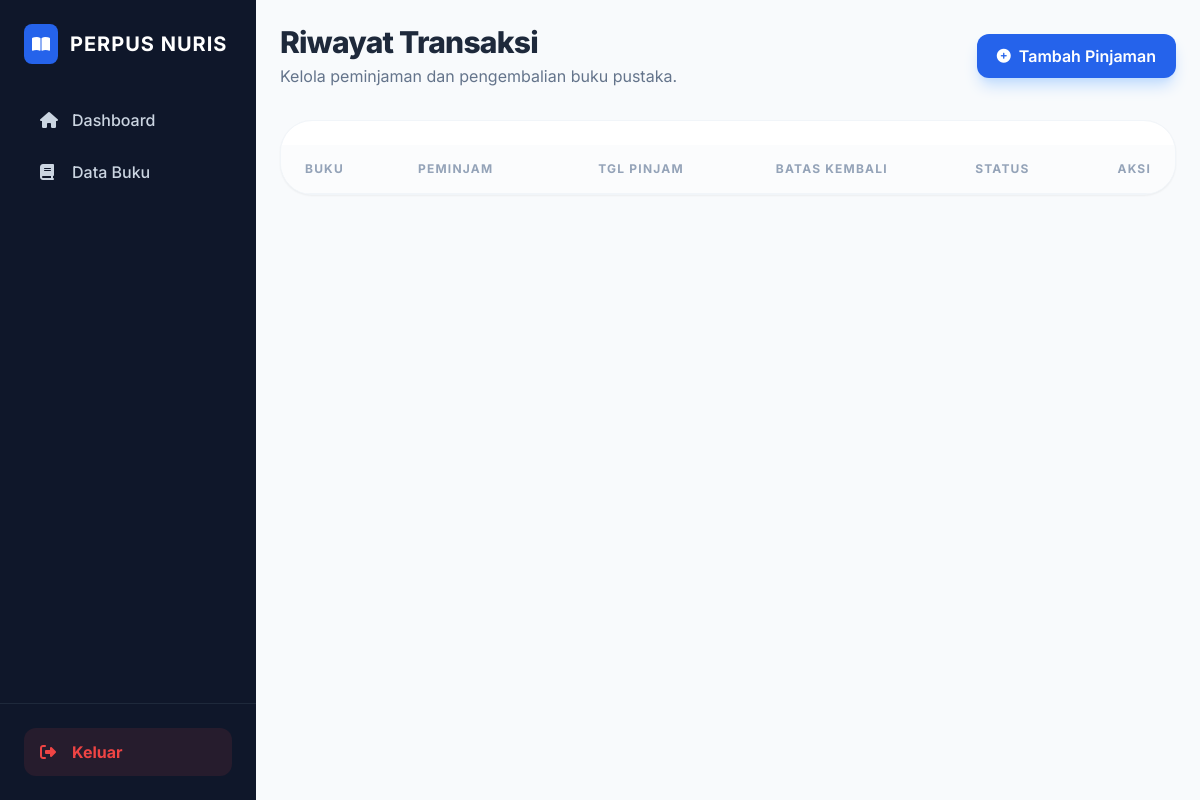
/pages/transaksi/index.php, run on an earlier commit of the app's database.
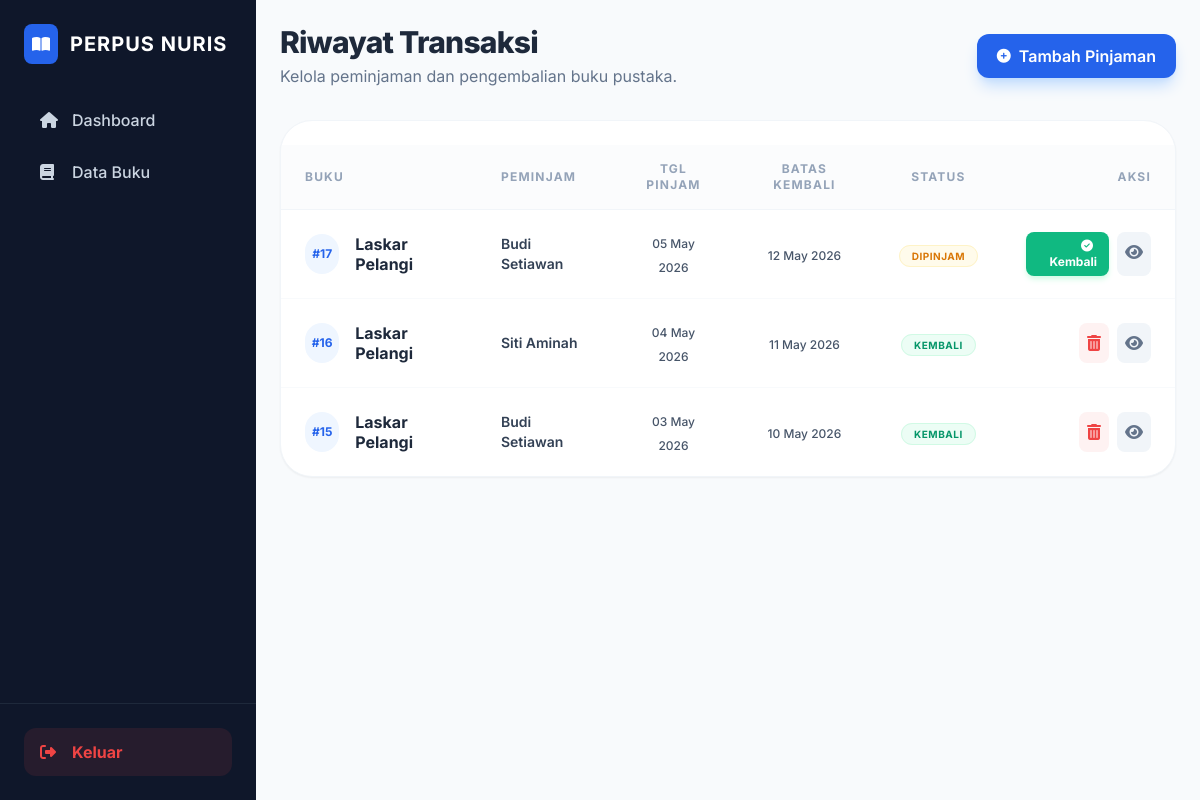
And on a later commit of the database.
### tables this page shows
CREATE TABLE `peminjaman` (
  `id` int(11) NOT NULL AUTO_INCREMENT,
  `id_anggota` int(11) DEFAULT NULL,
  `id_buku` int(11) DEFAULT NULL,
  `id_user` int(11) DEFAULT NULL,
  `tanggal_pinjam` date NOT NULL,
  `tanggal_kembali_seharusnya` date NOT NULL,
  `status_pinjam` enum('dipinjam','kembali') DEFAULT 'dipinjam',
  PRIMARY KEY (`id`),
  KEY `id_anggota` (`id_anggota`),
  KEY `id_user` (`id_user`),
  CONSTRAINT `peminjaman_ibfk_1` FOREIGN KEY (`id_anggota`) REFERENCES `anggota` (`id`),
  CONSTRAINT `peminjaman_ibfk_2` FOREIGN KEY (`id_user`) REFERENCES `users` (`id`)
);

CREATE TABLE `buku` (
  `id` int(11) NOT NULL AUTO_INCREMENT,
  `judul_buku` varchar(255) NOT NULL,
  `isbn` varchar(20) DEFAULT NULL,
  `stok` int(11) DEFAULT 0,
  `tahun_terbit` year(4) DEFAULT NULL,
  `id_kategori` int(11) DEFAULT NULL,
  `id_penulis` int(11) DEFAULT NULL,
  `id_penerbit` int(11) DEFAULT NULL,
  `id_rak` int(11) DEFAULT NULL,
  PRIMARY KEY (`id`),
  KEY `id_kategori` (`id_kategori`),
  KEY `id_penulis` (`id_penulis`),
  KEY `id_penerbit` (`id_penerbit`),
  KEY `id_rak` (`id_rak`),
  CONSTRAINT `buku_ibfk_1` FOREIGN KEY (`id_kategori`) REFERENCES `kategori` (`id`),
  CONSTRAINT `buku_ibfk_2` FOREIGN KEY (`id_penulis`) REFERENCES `penulis` (`id`),
  CONSTRAINT `buku_ibfk_3` FOREIGN KEY (`id_penerbit`) REFERENCES `penerbit` (`id`),
  CONSTRAINT `buku_ibfk_4` FOREIGN KEY (`id_rak`) REFERENCES `rak` (`id`)
);

CREATE TABLE `anggota` (
  `id` int(11) NOT NULL AUTO_INCREMENT,
  `id_user` int(11) DEFAULT NULL,
  `nisn` varchar(20) NOT NULL,
  `nama_anggota` varchar(100) NOT NULL,
  `jenis_kelamin` enum('L','P') DEFAULT NULL,
  `no_telp` varchar(15) DEFAULT NULL,
  `alamat` text,
  `tanggal_mendaftar` date DEFAULT curdate(),
  PRIMARY KEY (`id`),
  UNIQUE KEY `nisn` (`nisn`),
  KEY `id_user` (`id_user`),
  CONSTRAINT `anggota_ibfk_1` FOREIGN KEY (`id_user`) REFERENCES `users` (`id`) ON DELETE CASCADE
);

### pages/transaksi/index.php (the view, shortened to what the changed rows need)
<?php
require_once "../../konek.php";
require_once "../../layout/header.php";
require_once "../../layout/sidebar.php";
$query = mysqli_query($conn, "SELECT peminjaman.*, anggota.nama_anggota, buku.judul_buku
                              FROM peminjaman
                              JOIN anggota ON peminjaman.id_anggota = anggota.id
                              JOIN buku ON peminjaman.id_buku = buku.id
                              ORDER BY peminjaman.id DESC");
?>
<div class="p-6">
    <div class="flex flex-col md:flex-row md:items-center justify-between gap-4 mb-8">
        <div>
            <h2 class="text-3xl font-extrabold text-slate-800 tracking-tight">Riwayat Transaksi</h2>
        </div>
    </div>
    <div class="bg-white rounded-[2rem] shadow-sm border border-slate-100 overflow-hidden">
        <div class="overflow-x-auto">
            <table class="w-full text-left border-collapse">
                <thead>
                    <tr class="bg-slate-50/50 border-b border-slate-100">
                        <th class="px-6 py-4 text-xs font-bold text-slate-400 uppercase tracking-widest">Buku</th>
                        <th class="px-6 py-4 text-xs font-bold text-slate-400 uppercase tracking-widest">Peminjam</th>l
                        <th class="px-6 py-4 text-xs font-bold text-slate-400 uppercase tracking-widest text-center">Tgl Pinjam</th>
                        <th class="px-6 py-4 text-xs font-bold text-slate-400 uppercase tracking-widest text-center">Batas Kembali</th>
                        <th class="px-6 py-4 text-xs font-bold text-slate-400 uppercase tracking-widest text-center">Status</th>
                        <th class="px-6 py-4 text-xs font-bold text-slate-400 uppercase tracking-widest text-right">Aksi</th>
                    </tr>
                </thead>
                <tbody class="divide-y divide-slate-50">
                    <?php while($row = mysqli_fetch_assoc($query)) : ?>
                    <tr class="hover:bg-slate-50/80 transition-colors group">
                        <td class="px-6 py-5">
                            <div class="flex items-center gap-4">
                                <div class="w-10 h-10 bg-blue-50 text-blue-600 rounded-full flex items-center justify-center font-bold text-xs">
                                    #<?= $row['id']; ?>
                                </div>
                                <h4 class="font-bold text-slate-800 leading-tight"><?= $row['judul_buku']; ?></h4>
                            </div>
                        </td>
                        <td class="px-6 py-5">
                            <p class="text-sm font-semibold text-slate-700"><?= $row['nama_anggota']; ?></p>
                        </td>
                        <td class="px-6 py-5 text-center">
                            <span class="text-xs font-medium text-slate-600"><?= date('d M Y', strtotime($row['tanggal_pinjam'])); ?></span>
                        </td>
                        <td class="px-6 py-5 text-center">
                            <span class="text-xs font-medium text-slate-600"><?= date('d M Y', strtotime($row['tanggal_kembali_seharusnya'])); ?></span>
                        </td>
                        <td class="px-6 py-5 text-center">
                            <?php if ($row['status_pinjam'] == 'dipinjam') : ?>
                                <span class="px-3 py-1 rounded-full bg-amber-50 text-amber-600 text-[10px] font-bold uppercase tracking-wider border border-amber-100">Dipinjam</span>
                            <?php else : ?>
                                <span class="px-3 py-1 rounded-full bg-emerald-50 text-emerald-600 text-[10px] font-bold uppercase tracking-wider border border-emerald-100">Kembali</span>
                            <?php endif; ?>
                        </td>
                        <td class="px-6 py-5 text-right">
                            <div class="flex justify-end gap-2">
                                <?php if ($row['status_pinjam'] == 'dipinjam' && $_SESSION['role'] !== 'anggota') : ?>
                                <a href="kembali.php?id=<?= $row['id']; ?>"
                                   onclick="return confirm('Konfirmasi pengembalian buku?')"
                                   class="px-3 py-1.5 bg-emerald-500 hover:bg-emerald-600 text-white text-xs font-bold rounded-lg transition-all shadow-md shadow-emerald-100">
                                    <i class="fas fa-check-circle mr-1"></i> Kembali
                                </a>
                                <?php endif; ?>
                                <?php if ($row['status_pinjam'] == 'kembali' && $_SESSION['role'] !== 'anggota') : ?>
                                <a href="hapus.php?id=<?= $row['id']; ?>"
                                   onclick="return confirm('Hapus riwayat transaksi ini?')"
                                   class="p-2 bg-red-50 text-red-500 hover:bg-red-500 hover:text-white rounded-lg transition-all">
                                    <i class="fas fa-trash-alt"></i>
                                </a>
                                <?php endif; ?>
                                <a href="detail.php?id=<?= $row['id']; ?>" class="p-2 bg-slate-100 hover:bg-blue-600 hover:text-white text-slate-500 rounded-lg transition-all">
                                    <i class="fas fa-eye"></i>
                                </a>
                            </div>
                        </td>
                    </tr>
                    <?php endwhile; ?>
                </tbody>
            </table>
        </div>
    </div>
</div>

What changed in the data, as far as the page shows it:
added peminjaman: id "17", id_buku.judul_buku "Laskar Pelangi", id_anggota.nama_anggota "Budi Setiawan", tanggal_pinjam "05 May 2026", tanggal_kembali_seharusnya "12 May 2026", status_pinjam "DIPINJAM"
added peminjaman: id "16", id_buku.judul_buku "Laskar Pelangi", id_anggota.nama_anggota "Siti Aminah", tanggal_pinjam "04 May 2026", tanggal_kembali_seharusnya "11 May 2026", status_pinjam "KEMBALI"
added peminjaman: id "15", id_buku.judul_buku "Laskar Pelangi", id_anggota.nama_anggota "Budi Setiawan", tanggal_pinjam "03 May 2026", tanggal_kembali_seharusnya "10 May 2026", status_pinjam "KEMBALI"
